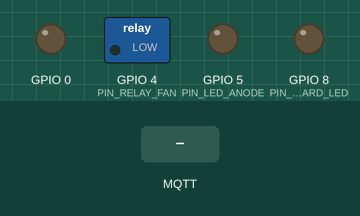
A sketch run on a simulated ESP32-C3. Parts: switched loads named in the sketch (green lamp = pin HIGH), output pins drawn as LEDs (lit = HIGH). The test bench sets the inputs (shaded band). WiFi joins after 1.5 s; servers stay silent unless stated; no MQTT or app messages arrive unless stated; what the sketch prints to the serial monitor is not drawn.

Above: at 3.7 s.
3.8 s: MQTT message "ON" arrives on the first subscribed topic
At 5.0 s:
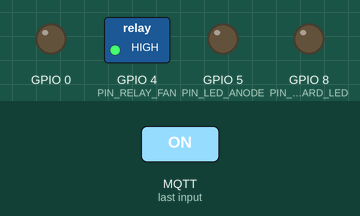
5.3 s: MQTT message "ON" arrives on the second subscribed topic
At 6.3 s:
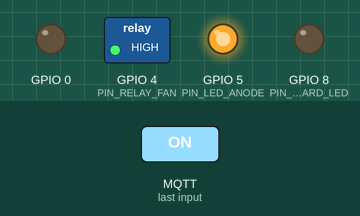
6.8 s: MQTT message "OFF" arrives on the first subscribed topic
At 7.4 s:
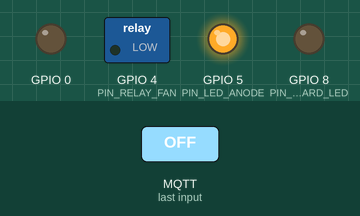
8.3 s: MQTT message "ON" arrives on the third subscribed topic
At 9.5 s:
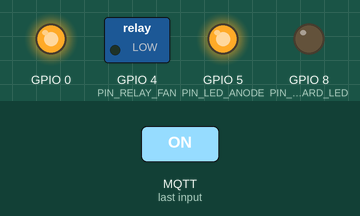
9.8 s: MQTT message "OFF" arrives on the second subscribed topic
At 10.9 s:
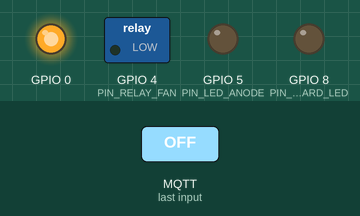
11.3 s: MQTT message "ON" arrives on the first subscribed topic
At 12.1 s:
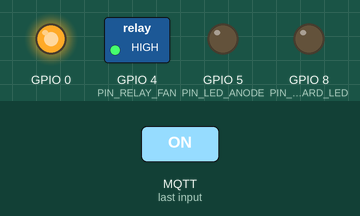
Timing chart, 0 to 13.8 s (numbered marks = the images above; inputs shaded):
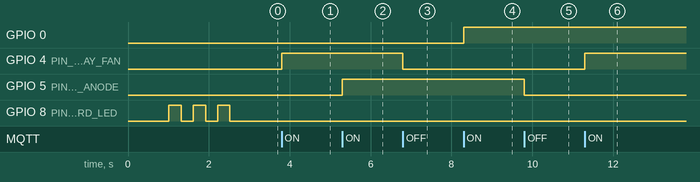

The sketch:

node2_bed_room.ino
```cpp
/**
 * PROJECT: MQTT SMART HOME - BÁO CÁO IOT
 * NODE 2: PHÒNG NGỦ (ESP32-C3 SUPER MINI)
 *
 * =================================================================================
 * SƠ ĐỒ ĐẤU DÂY NODE 2 (CẬP NHẬT: board → relay → quạt, LED có điện trở 220Ω)
 * =================================================================================
 *
 * A. BOARD → RELAY → QUẠT
 * ┌────┬──────────────────┬──────────────────┬─────────────────────────────────┐
 * │ #  │ TỪ               │ ĐẾN              │ GHI CHÚ                         │
 * ├────┼──────────────────┼──────────────────┼─────────────────────────────────┤
 * │ 1  │ 5V  (board)      │ VCC  (relay)     │ Cấp nguồn cho relay             │
 * │ 2  │ VCC (relay)      │ COM  (relay)     │ Dây jumper ngắn, đưa 5V sang COM│
 * │ 3  │ G   (board)      │ GND  (relay)     │ Mass chung                      │
 * │ 4  │ GND (relay)      │ Dây (-) của quạt │ Cắm chung hoặc xoắn lại         │
 * │ 5  │ GPIO 4 (board)   │ IN   (relay)     │ Chân điều khiển relay           │
 * │ 6  │ NO  (relay)      │ Dây (+) của quạt │ Relay đóng thì quạt có điện     │
 * └────┴──────────────────┴──────────────────┴─────────────────────────────────┘
 *   Dòng điện quạt: 5V → VCC → COM → (relay đóng) → NO → Quạt(+) → Quạt(-) → GND
 *
 * B. ĐÈN LED (điện trở 220Ω nối tiếp)
 * ┌──────────────────────────┬──────────────────┬──────────────────────────────┐
 * │ TỪ                       │ ĐẾN              │ GHI CHÚ                      │
 * ├──────────────────────────┼──────────────────┼──────────────────────────────┤
 * │ GPIO 5 (board)           │ Điện trở 220Ω    │ Điện trở nối tiếp            │
 * │ Đầu còn lại của điện trở │ Chân dài (+) LED │ Anode                        │
 * │ Chân ngắn (-) của LED    │ GND              │ Chung GND với relay/quạt     │
 * └──────────────────────────┴──────────────────┴──────────────────────────────┘
 *
 * C. LED MẠNG: LED tích hợp ESP32 → GPIO 8 (tự động)
 * =================================================================================
 * (Node 2 KHÔNG có cảm biến DHT11)
 * =================================================================================
 * LÝ DO DÙNG RELAY CHO QUẠT:
 *    GPIO chỉ chịu ~40mA — quạt mini cần 100-500mA → relay là bắt buộc
 * =================================================================================
 */

#include <WiFi.h>
#include <PubSubClient.h>
#include <esp_arduino_version.h>

// ========== CẤU HÌNH THÔNG TIN MẠNG WIFI & MQTT BROKER ==========
const char* WIFI_SSID     = "YOUR_WIFI_SSID";
const char* WIFI_PASSWORD = "YOUR_WIFI_PASSWORD";
const char* MQTT_BROKER   = "192.168.1.100";   // IP máy tính chạy Docker
const int   MQTT_PORT     = 1883;
const char* CLIENT_ID     = "ESP32C3_Node2_BedRoom";

// ========== CẤU HÌNH CHÂN GPIO ==========
#define PIN_RELAY_FAN   4   // GPIO 4: Chân IN Module Relay → đóng/ngắt nguồn quạt (COM-NO)
#define PIN_LED_ANODE   5   // GPIO 5: → điện trở 220Ω → chân dài (+) LED (cathode nối GND)
#define PIN_ONBOARD_LED 8   // GPIO 8: LED xanh tích hợp ESP32 (báo mạng)

// Loại module relay: true  = relay đóng khi chân IN = LOW (phổ biến, như Node 1)
//                    false = relay đóng khi chân IN = HIGH
// Module relay của Node 2 đóng khi IN = HIGH (đã thử thực tế: để true thì BẬT/TẮT bị đảo ngược)
// → Nếu sau này đổi sang module khác mà bị ngược lại, chỉ cần đổi giá trị này.
#define RELAY_ACTIVE_LOW false

// ========== CẤU HÌNH PWM (ĐỘ SÁNG) CHO ĐÈN LED ==========
#define LED3_PWM_CHANNEL 0      // Kênh LEDC dùng cho core < 3.0 (core >= 3.0 gán tự động theo chân)
#define LED_PWM_FREQ     5000   // Tần số PWM 5kHz (ánh sáng mịn, không nhấp nháy)
#define LED_PWM_RES      8      // Độ phân giải 8-bit → giá trị duty 0-255

// ========== DANH SÁCH MQTT TOPICS ==========
const char* TOPIC_STATUS    = "home/sensor/node2/status";
const char* TOPIC_FAN_CMD   = "home/device/relay2/command";
const char* TOPIC_FAN_STATE = "home/device/relay2/state";
const char* TOPIC_LED_CMD   = "home/device/led3/command";
const char* TOPIC_LED_STATE = "home/device/led3/state";

// ========== KHỞI TẠO ĐỐI TƯỢNG VÀ BIẾN TOÀN CỤC ==========
WiFiClient espClient;
PubSubClient mqttClient(espClient);

bool fanState = false;
bool ledState = false;

unsigned long lastReconnectAttempt = 0;
unsigned long lastWifiRetry        = 0;
unsigned long lastHeartbeatTime    = 0;
bool          wifiConnecting       = false;

const unsigned long HEARTBEAT_INTERVAL  = 10000;
const unsigned long WIFI_RETRY_INTERVAL = 5000;

// ----------------------------------------------------------------
// HÀM ĐIỀU KHIỂN QUẠT MINI QUA MODULE RELAY
// GPIO4 → IN của Relay | 5V → COM → NO → Quạt(+) | Quạt(-) → GND
// ----------------------------------------------------------------
void relayWrite(bool on) {
  // on = true  → relay ĐÓNG (COM-NO thông) → quạt có điện
  // on = false → relay HỞ                  → quạt mất điện
  if (RELAY_ACTIVE_LOW) digitalWrite(PIN_RELAY_FAN, on ? LOW : HIGH);
  else                  digitalWrite(PIN_RELAY_FAN, on ? HIGH : LOW);
}

void setFan(bool state) {
  fanState = state;
  relayWrite(state);
  mqttClient.publish(TOPIC_FAN_STATE, state ? "ON" : "OFF", true);
  Serial.printf("[Quạt/Relay] %s (GPIO%d → Relay %s)\n",
                state ? "ON (BẬT)" : "OFF (TẮT)",
                PIN_RELAY_FAN,
                state ? "ĐÓNG" : "HỞ");
}

// ----------------------------------------------------------------
// HÀM ĐIỀU KHIỂN ĐÈN LED
// GPIO 5 → điện trở 220Ω → chân dài (+); chân ngắn (-) → GND
// ----------------------------------------------------------------
// Chuyển đổi phần trăm độ sáng (0-100%) sang giá trị duty (0-255)
int percentToDuty(int percent) {
  percent = constrain(percent, 0, 100);
  return (percent * ((1 << LED_PWM_RES) - 1)) / 100;
}

// Gắn chân LED vào bộ điều chế độ rộng xung (PWM/LEDC) - tương thích core 2.x và 3.x
void pwmAttachLed(int pin, int channel) {
#if ESP_ARDUINO_VERSION_MAJOR >= 3
  ledcAttach(pin, LED_PWM_FREQ, LED_PWM_RES);
#else
  ledcSetup(channel, LED_PWM_FREQ, LED_PWM_RES);
  ledcAttachPin(pin, channel);
#endif
}

// Ghi giá trị duty ra chân LED (core >= 3.0 dùng chân, core < 3.0 dùng kênh)
void pwmWriteLed(int pin, int channel, int duty) {
#if ESP_ARDUINO_VERSION_MAJOR >= 3
  ledcWrite(pin, duty);
#else
  ledcWrite(channel, duty);
#endif
}

// Điều khiển độ sáng đèn LED theo phần trăm (0-100%)
void setLedBrightness(int percent) {
  percent = constrain(percent, 0, 100);
  ledState = percent > 0;
  pwmWriteLed(PIN_LED_ANODE, LED3_PWM_CHANNEL, percentToDuty(percent));
  mqttClient.publish(TOPIC_LED_STATE, ledState ? "ON" : "OFF", true);
  Serial.printf("[Đèn LED] Độ sáng: %d%% (%s)\n", percent, ledState ? "ON (SÁNG)" : "OFF (TẮT)");
}

void setLed(bool state) {
  setLedBrightness(state ? 100 : 0);
}
// ----------------------------------------------------------------
// HÀM NHẬN LỆNH MQTT TỪ WEB / APP
// ----------------------------------------------------------------
void mqttCallback(char* topic, byte* payload, unsigned int length) {
  String message = "";
  for (unsigned int i = 0; i < length; i++) message += (char)payload[i];
  message.trim();
  Serial.printf("[MQTT RX] Topic [%s]: %s\n", topic, message.c_str());

  if (String(topic) == TOPIC_FAN_CMD) {
    if (message.equalsIgnoreCase("ON"))       setFan(true);
    else if (message.equalsIgnoreCase("OFF")) setFan(false);
  }
  else if (String(topic) == TOPIC_LED_CMD) {
    if (message.equalsIgnoreCase("ON"))       setLed(true);
    else if (message.equalsIgnoreCase("OFF")) setLed(false);
    else if (message.startsWith("SET:"))      setLedBrightness(message.substring(4).toInt());
  }
  else if (String(topic).startsWith("home/node2/gpio/") && String(topic).endsWith("/command")) {
    int pin = String(topic).substring(16, String(topic).indexOf("/command")).toInt();
    bool state = message.equalsIgnoreCase("ON");
    bool isSet = message.startsWith("SET:");
    if (pin == PIN_RELAY_FAN)      setFan(state);
    else if (pin == PIN_LED_ANODE) {
      if (isSet) setLedBrightness(message.substring(4).toInt());
      else setLed(state);
    }
    else if (pin >= 0 && pin <= 21) {
      pinMode(pin, OUTPUT);
      digitalWrite(pin, state ? HIGH : LOW);
      String st = "home/node2/gpio/" + String(pin) + "/state";
      mqttClient.publish(st.c_str(), state ? "ON" : "OFF", true);
      Serial.printf("[Dynamic GPIO] GPIO %d -> %s\n", pin, state ? "ON" : "OFF");
    }
  }
}

// ----------------------------------------------------------------
// SỰ KIỆN WIFI: TỰ ĐỘNG XỬ LÝ KẾT NỐI / NGẮT MẠNG
// ----------------------------------------------------------------
void onWifiEvent(WiFiEvent_t event) {
  switch (event) {
    case ARDUINO_EVENT_WIFI_STA_GOT_IP:
      Serial.println("\n[WiFi] Đã kết nối! IP: " + WiFi.localIP().toString());
      digitalWrite(PIN_ONBOARD_LED, LOW);
      wifiConnecting = false;
      lastReconnectAttempt = 0;
      break;
    case ARDUINO_EVENT_WIFI_STA_DISCONNECTED:
      Serial.println("[WiFi] Mất kết nối! Sẽ tự thử lại...");
      digitalWrite(PIN_ONBOARD_LED, HIGH);
      wifiConnecting = false;
      break;
    default:
      break;
  }
}

// ----------------------------------------------------------------
// KHỞI TẠO WIFI LẦN ĐẦU (BLOCKING TỐI ĐA 15 GIÂY)
// ----------------------------------------------------------------
void setupWiFi() {
  Serial.println("\n----------------------------------");
  Serial.printf("Đang kết nối WiFi: %s\n", WIFI_SSID);
  WiFi.mode(WIFI_STA);
  WiFi.setSleep(WIFI_PS_NONE);
  WiFi.setAutoReconnect(true);
  WiFi.persistent(false);
  WiFi.begin(WIFI_SSID, WIFI_PASSWORD);

  unsigned long startMs = millis();
  while (WiFi.status() != WL_CONNECTED) {
    if (millis() - startMs > 15000) {
      Serial.println("\n[WiFi] Quá thời gian 15s. Khởi động lại chip...");
      ESP.restart();
    }
    delay(300);
    digitalWrite(PIN_ONBOARD_LED, !digitalRead(PIN_ONBOARD_LED));
    Serial.print(".");
  }
  digitalWrite(PIN_ONBOARD_LED, LOW);
  Serial.println("\n[WiFi] Kết nối thành công! IP: " + WiFi.localIP().toString());
}

// ----------------------------------------------------------------
// KẾT NỐI LẠI WIFI (NON-BLOCKING)
// ----------------------------------------------------------------
void reconnectWiFi() {
  unsigned long now = millis();
  if (wifiConnecting || (now - lastWifiRetry < WIFI_RETRY_INTERVAL)) return;
  lastWifiRetry = now;
  wifiConnecting = true;
  Serial.println("[WiFi] Đang thử kết nối lại...");
  WiFi.disconnect(false);
  WiFi.begin(WIFI_SSID, WIFI_PASSWORD);
}

// ----------------------------------------------------------------
// KẾT NỐI MQTT BROKER (NON-BLOCKING)
// ----------------------------------------------------------------
void reconnectMQTT() {
  unsigned long now = millis();
  if (now - lastReconnectAttempt < 3000) return;
  lastReconnectAttempt = now;

  Serial.print("[MQTT] Đang kết nối tới Broker... ");
  String uid = String(CLIENT_ID) + "_" + String((uint32_t)ESP.getEfuseMac(), HEX);

  if (mqttClient.connect(uid.c_str(), TOPIC_STATUS, 1, true, "offline")) {
    Serial.println("Thành công!");
    digitalWrite(PIN_ONBOARD_LED, LOW);
    mqttClient.publish(TOPIC_STATUS, "online", true);
    mqttClient.subscribe(TOPIC_FAN_CMD);
    mqttClient.subscribe(TOPIC_LED_CMD);
    mqttClient.subscribe("home/node2/gpio/+/command");
    mqttClient.publish(TOPIC_FAN_STATE, fanState ? "ON" : "OFF", true);
    mqttClient.publish(TOPIC_LED_STATE, ledState ? "ON" : "OFF", true);
  } else {
    Serial.printf("Thất bại (rc=%d). Thử lại sau 3s...\n", mqttClient.state());
    digitalWrite(PIN_ONBOARD_LED, HIGH);
  }
}

// ----------------------------------------------------------------
// SETUP: KHỞI TẠO HỆ THỐNG
// ----------------------------------------------------------------
void setup() {
  Serial.begin(115200);
  delay(1000);
  Serial.println("\n=======================================================");
  Serial.println("  SMART HOME NODE 2: PHÒNG NGỦ (ESP32-C3) KHỞI ĐỘNG  ");
  Serial.println("=======================================================");

  // 1. Đèn LED trạng thái tích hợp (GPIO 8)
  pinMode(PIN_ONBOARD_LED, OUTPUT);
  digitalWrite(PIN_ONBOARD_LED, HIGH);

  // 2. Module Relay điều khiển Quạt (GPIO 4)
  //    Đặt mức TẮT ngay khi khởi động (tránh quạt chạy thoáng qua khi reset)
  pinMode(PIN_RELAY_FAN, OUTPUT);
  relayWrite(false);

  // 3. Đèn LED (GPIO 5 → 220Ω → LED → GND), điều khiển độ sáng bằng PWM
  pwmAttachLed(PIN_LED_ANODE, LED3_PWM_CHANNEL);
  pwmWriteLed(PIN_LED_ANODE, LED3_PWM_CHANNEL, 0);   // LED tắt (duty = 0)

  // 4. Trạng thái logic ban đầu
  fanState = false;
  ledState = false;

  // 5. Đăng ký sự kiện WiFi
  WiFi.onEvent(onWifiEvent);

  // 6. Kết nối WiFi lần đầu (blocking tối đa 15 giây)
  setupWiFi();

  // 7. Cấu hình MQTT
  espClient.setNoDelay(true);
  mqttClient.setServer(MQTT_BROKER, MQTT_PORT);
  mqttClient.setCallback(mqttCallback);
  mqttClient.setBufferSize(512);
  mqttClient.setKeepAlive(60);

  Serial.println("[System] Khởi động hoàn tất!");
  Serial.printf("[Relay] GPIO%d → Relay HỞ → Quạt TẮT (trạng thái ban đầu an toàn)\n", PIN_RELAY_FAN);
}

// ----------------------------------------------------------------
// LOOP: VÒNG LẶP CHÍNH (HOÀN TOÀN NON-BLOCKING)
// ----------------------------------------------------------------
void loop() {
  // 1. Kiểm tra WiFi non-blocking
  if (WiFi.status() != WL_CONNECTED) {
    reconnectWiFi();
    return;
  }

  // 2. Kiểm tra MQTT non-blocking
  if (!mqttClient.connected()) {
    reconnectMQTT();
  } else {
    mqttClient.loop();
  }

  unsigned long now = millis();

  // 3. Heartbeat MQTT mỗi 10 giây
  if (now - lastHeartbeatTime >= HEARTBEAT_INTERVAL) {
    lastHeartbeatTime = now;
    if (mqttClient.connected()) {
      mqttClient.publish(TOPIC_STATUS, "online", true);
    }
  }
}
```

Measured:
- after the input at 3.8 s, GPIO 4 (PIN_RELAY_FAN): LOW → HIGH at once
- after the input at 5.3 s, GPIO 5 (PIN_LED_ANODE): LOW → HIGH at once
- after the input at 6.8 s, GPIO 4 (PIN_RELAY_FAN): HIGH → LOW at once
- after the input at 8.3 s, GPIO 0: LOW → HIGH at once
- after the input at 9.8 s, GPIO 5 (PIN_LED_ANODE): HIGH → LOW at once
- after the input at 11.3 s, GPIO 4 (PIN_RELAY_FAN): LOW → HIGH at once
